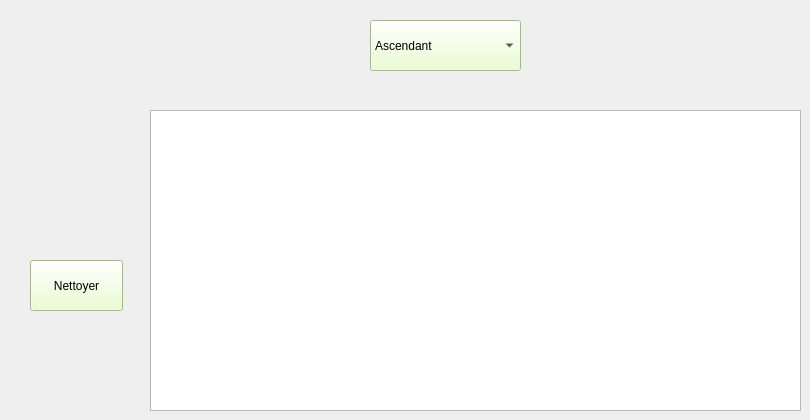
       <widget class="QWidget" name="tab_tri">
        <attribute name="title">
         <string>Tri</string>
        </attribute>
        <widget class="QTableView" name="table_tri_col">
         <property name="geometry">
          <rect>
           <x>150</x>
           <y>110</y>
           <width>651</width>
           <height>301</height>
          </rect>
         </property>
        </widget>
        <widget class="QPushButton" name="pb_nettoyer_tri_col">
         <property name="geometry">
          <rect>
           <x>30</x>
           <y>260</y>
           <width>93</width>
           <height>51</height>
          </rect>
         </property>
         <property name="styleSheet">
          <string notr="true">background-color: rgb(231,255,200);</string>
         </property>
         <property name="text">
          <string>Nettoyer</string>
         </property>
        </widget>
        <widget class="QComboBox" name="cbox_tri_col">
         <property name="geometry">
          <rect>
           <x>370</x>
           <y>20</y>
           <width>151</width>
           <height>51</height>
          </rect>
         </property>
         <property name="styleSheet">
          <string notr="true">background-color: rgb(231,255,200);</string>
         </property>
         <item>
          <property name="text">
           <string>Ascendant</string>
          </property>
         </item>
         <item>
          <property name="text">
           <string>Descendant</string>
          </property>
         </item>
        </widget>
       </widget>
